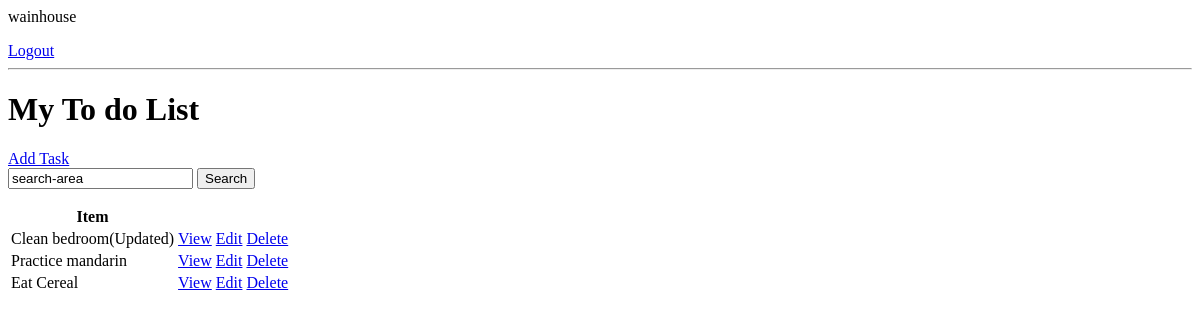
Page / (signed in) on the earlier database version.
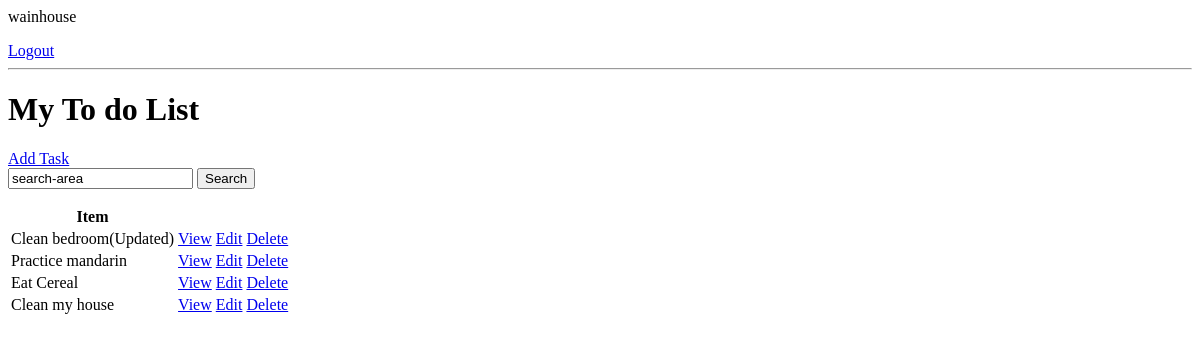
Same page on the later database version.
### base/models.py (models this page shows, shortened)
class Task(models.Model):
    user = models.ForeignKey(
        User, on_delete=models.CASCADE, null=True, blank=True)
    title = models.CharField(max_length=200)
    description = models.TextField(null=True, blank=True)
    complete = models.BooleanField(default=False)
    created = models.DateTimeField(auto_now_add=True)
    class Meta:
        ordering = ['complete']

### base/views.py (the view)
# urls.py: path('', TaskList.as_view(), name='tasks'),
class TaskList(LoginRequiredMixin, ListView):
    model = Task
    context_object_name = 'tasks'
    def get_context_data(self, **kwargs):
        context = super().get_context_data(**kwargs)
        context['tasks'] = context['tasks'].filter(user=self.request.user)
        context['count'] = context['tasks'].filter(complete=False).count()
        search_input = self.request.GET.get('search-area') or ''
        if search_input:
            context['tasks'] = context['tasks'].filter(
                title__icontains=search_input)
        return context

### base/templates/base/task_list.html
{% if request.user.is_authenticated %}
<p>{{request.user}}</p>
<a href="{% url 'logout' %}">Logout</a>
{% else %}
<a href="{% url 'login' %}">Login</a>
{% endif %}
<hr>
<h1>My To do List {{color}}</h1>
<a href="{% url 'task-create' %}">Add Task</a>
<form method="GET">
    <input type="text" value="search-area">
    <input type="submit" value="Search">
</form>
<table>
    <tr>
        <th>Item</th>
        <th></th>
        <th></th>
    </tr>
    {% for task in tasks %}
    <tr>
        <td>{{task.title}}</td>
        <td><a href="{% url 'task' task.id %}">View</a></td>
        <td><a href="{% url 'task-update' task.id %}">Edit</a></td>
        <td><a href="{% url 'task-delete' task.id %}">Delete</a></td>
    </tr>
    {% empty %}
    <h3>No items in list</h3>
    {% endfor %}
</table>

Differences in the rows shown:
added Task: title "Clean my house"
